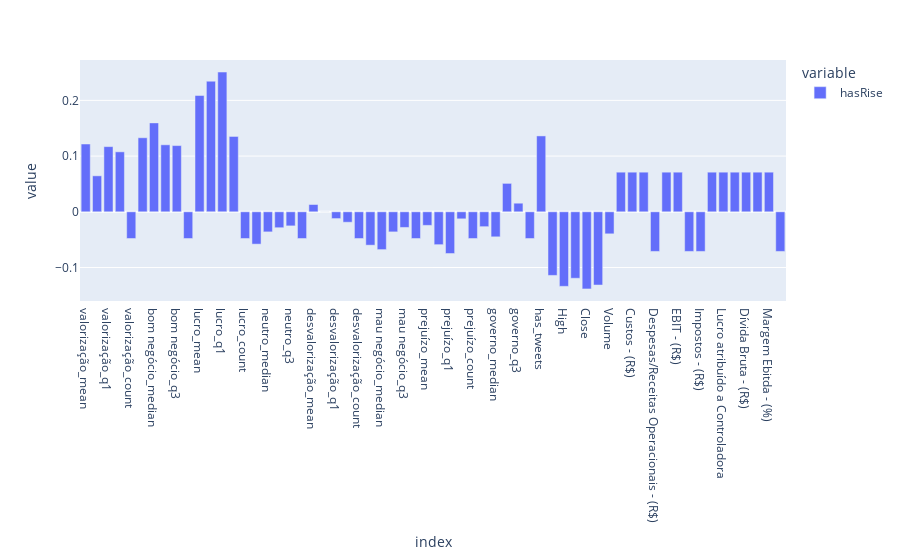

Notebook source saved alongside this figure:
### Code cell
QTD_BEST = 60
METHOD = 'spearman'

hasRise_correlations2 = df_petr4_test.drop('Date', axis='columns').corr(method=METHOD)['hasRise']
px.bar(hasRise_correlations2[:-1])

### Figure 1 — Plotly figure (JSON) as saved in the notebook; plotly's stock layout.template omitted (floating-point values rounded to 4 significant figures)
{"data": [{"alignmentgroup": "True", "hovertemplate": "variable=hasRise<br>index=%{x}<br>value=%{y}<extra></extra>", "legendgroup": "hasRise", "marker": {"color": "#636efa", "pattern": {"shape": ""}}, "name": "hasRise", "offsetgroup": "hasRise", "orientation": "v", "showlegend": true, "textposition": "auto", "type": "bar", "x": ["valorização_mean", "valorização_median", "valorização_q1", "valorização_q3", "valorização_count", "bom negócio_mean", "bom negócio_median", "bom negócio_q1", "bom negócio_q3", "bom negócio_count", "lucro_mean", "lucro_median", "lucro_q1", "lucro_q3", "lucro_count", "neutro_mean", "neutro_median", "neutro_q1", "neutro_q3", "neutro_count", "desvalorização_mean", "desvalorização_median", "desvalorização_q1", "desvalorização_q3", "desvalorização_count", "mau negócio_mean", "mau negócio_median", "mau negócio_q1", "mau negócio_q3", "mau negócio_count", "prejuízo_mean", "prejuízo_median", "prejuízo_q1", "prejuízo_q3", "prejuízo_count", "governo_mean", "governo_median", "governo_q1", "governo_q3", "governo_count", "has_tweets", "Open", "High", "Low", "Close", "Adj Close", "Volume", "Receita Líquida - (R$)", "Custos - (R$)", "Lucro Bruto - (R$)", "Despesas/Receitas Operacionais - (R$)", "EBITDA - (R$)", "EBIT - (R$)", "Resultado Financeiro - (R$)", "Impostos - (R$)", "Lucro Líquido - (R$)", "Lucro atribuído a Controladora", "Lucro atribuído a Não Controladores", "Dívida Bruta - (R$)", "Margem Bruta - (%)", "Margem Ebitda - (%)", "Margem Líquida - (%)"], "xaxis": "x", "y": [0.1217, 0.06458, 0.117, 0.1076, -0.04793, 0.1329, 0.1596, 0.1203, 0.1189, -0.04793, 0.2087, 0.2345, 0.2508, 0.1352, -0.04793, -0.05803, -0.03603, -0.02855, -0.02527, -0.04793, 0.0131, 0, -0.01217, -0.01872, -0.04793, -0.0599, -0.06786, -0.03603, -0.02808, -0.04793, -0.02433, -0.05896, -0.07487, -0.01264, -0.04793, -0.02667, -0.04492, 0.05101, 0.01544, -0.04793, 0.1362, -0.1141, -0.1338, -0.1193, -0.1385, -0.1314, -0.03953, 0.07112, 0.07112, 0.07112, -0.07112, 0.07112, 0.07112, -0.07112, -0.07112, 0.07112, 0.07112, 0.07112, 0.07112, 0.07112, 0.07112, -0.07112], "yaxis": "y"}], "layout": {"barmode": "relative", "legend": {"title": {"text": "variable"}, "tracegroupgap": 0}, "margin": {"t": 60}, "xaxis": {"anchor": "y", "domain": [0, 1], "title": {"text": "index"}}, "yaxis": {"anchor": "x", "domain": [0, 1], "title": {"text": "value"}}}}
